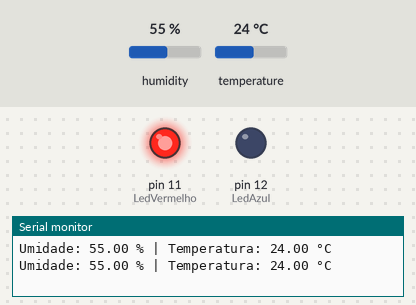
Recording of a sketch running on a simulated Arduino Uno, built with avr-gcc and run on an emulated ATmega328P. Shown: output pins drawn as LEDs (lit = HIGH), the last lines printed to the serial monitor. The inputs (shaded band) are chosen by the test bench; at power-on: temperature 24 °C, humidity 55 %.

Above: at 4.8 s.
4.9 s: temperature set to 28 °C
At 6.8 s:
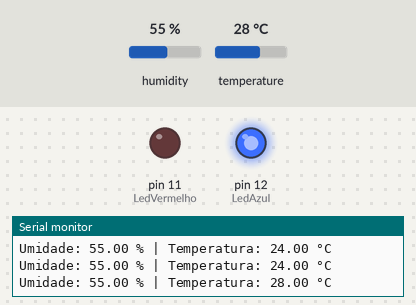
7.9 s: temperature set to 12 °C
At 9.2 s:
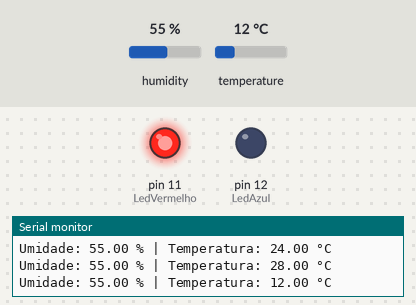
10.9 s: temperature set to 33 °C
At 12.8 s:
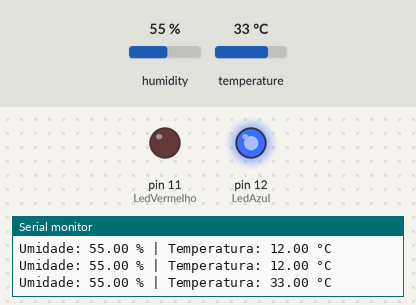
Timing chart, 0 to 14.3 s (numbered marks = the images above; inputs shaded):
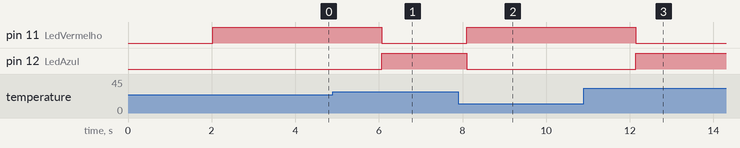

Measured:
- the behaviour switches between 26 and 27 °C on temperature (found by bisection; images 0 and 1)
- after the input at 4.9 s, pin 11 (LedVermelho): HIGH → LOW after 1.2 s; pin 12 (LedAzul): LOW → HIGH after 1.2 s
- after the input at 7.9 s, pin 11 (LedVermelho): LOW → HIGH after 0.20 s; pin 12 (LedAzul): HIGH → LOW after 0.20 s
- after the input at 10.9 s, pin 11 (LedVermelho): HIGH → LOW after 1.2 s; pin 12 (LedAzul): LOW → HIGH after 1.2 s

The sketch:

extra_temp.ino
```cpp
#include <DHT.h>

#define DHTPIN 2        // Pino conectado ao DHT11
#define DHTTYPE DHT11   // Tipo do sensor
#define LedVermelho 11
#define LedAzul 12

DHT dht(DHTPIN, DHTTYPE);

void setup() {
  Serial.begin(9600);
  dht.begin();
  pinMode(12, OUTPUT);
  pinMode(11, OUTPUT);
}

void loop() {
  delay(2000); // Espera entre leituras

  float umidade = dht.readHumidity();
  float temperatura = dht.readTemperature(); // Celsius por padrão


  Serial.print("Umidade: ");
  Serial.print(umidade);
  Serial.print(" % | Temperatura: ");
  Serial.print(temperatura);
  Serial.println(" °C");
  if (temperatura >= 26.5) {
    digitalWrite(LedAzul, HIGH);
    digitalWrite(LedVermelho, LOW);
  } else {
    digitalWrite(LedAzul, LOW);
    digitalWrite(LedVermelho, HIGH);
  }
}
```
